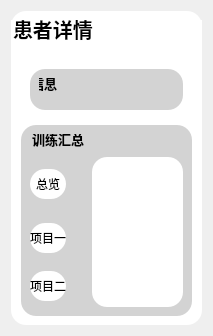
         <widget class="QWidget" name="settings">
          <layout class="QHBoxLayout" name="horizontalLayout_10">
           <item>
            <widget class="QWidget" name="widget_18" native="true">
             <property name="sizePolicy">
              <sizepolicy hsizetype="Preferred" vsizetype="Preferred">
               <horstretch>0</horstretch>
               <verstretch>0</verstretch>
              </sizepolicy>
             </property>
             <property name="minimumSize">
              <size>
               <width>0</width>
               <height>20</height>
              </size>
             </property>
             <property name="styleSheet">
              <string notr="true">QWidget{
	background-color: white;
	border-radius: 15px;
}</string>
             </property>
             <layout class="QVBoxLayout" name="verticalLayout_6">
              <property name="leftMargin">
               <number>0</number>
              </property>
              <property name="rightMargin">
               <number>0</number>
              </property>
              <item>
               <widget class="QLineEdit" name="lineEdit_8">
                <property name="font">
                 <font>
                  <family>Microsoft JhengHei UI</family>
                  <pointsize>15</pointsize>
                  <weight>75</weight>
                  <bold>true</bold>
                 </font>
                </property>
                <property name="text">
                 <string>患者详情</string>
                </property>
               </widget>
              </item>
              <item>
               <widget class="Line" name="line_3">
                <property name="minimumSize">
                 <size>
                  <width>0</width>
                  <height>2</height>
                 </size>
                </property>
                <property name="maximumSize">
                 <size>
                  <width>16777215</width>
                  <height>2</height>
                 </size>
                </property>
                <property name="styleSheet">
                 <string notr="true">Line{
	background-color: #008C8C
}</string>
                </property>
                <property name="orientation">
                 <enum>Qt::Horizontal</enum>
                </property>
               </widget>
              </item>
              <item>
               <widget class="QWidget" name="widget_19" native="true">
                <layout class="QHBoxLayout" name="horizontalLayout_9" stretch="1">
                 <item>
                  <widget class="QWidget" name="widget_27" native="true">
                   <property name="styleSheet">
                    <string notr="true">QWidget{
	background-color: #d3d3d3;
	border-radius: 15px;
	margin-left: 10px;
	margin-right: 10px;
}</string>
                   </property>
                   <layout class="QGridLayout" name="gridLayout_7" columnstretch="1,3">
                    <item row="0" column="0">
                     <widget class="QLineEdit" name="lineEdit_9">
                      <property name="font">
                       <font>
                        <family>Microsoft JhengHei UI</family>
                        <pointsize>10</pointsize>
                        <weight>75</weight>
                        <bold>true</bold>
                       </font>
                      </property>
                      <property name="text">
                       <string>患者信息</string>
                      </property>
                     </widget>
                    </item>
                    <item row="1" column="0">
                     <widget class="QWidget" name="patient_img" native="true">
                      <property name="styleSheet">
                       <string notr="true">#patient_img{
	background-color: white
}</string>
                      </property>
                     </widget>
                    </item>
                    <item row="1" column="1">
                     <widget class="QWidget" name="patient_info" native="true">
                      <property name="styleSheet">
                       <string notr="true">#patient_info{
	background-color: white
}</string>
                      </property>
                     </widget>
                    </item>
                   </layout>
                  </widget>
                 </item>
                </layout>
               </widget>
              </item>
              <item>
               <widget class="QWidget" name="widget_20" native="true">
                <property name="styleSheet">
                 <string notr="true">QWidget{
	background-color: #d3d3d3;
	border-radius: 15px;
	margin-left: 10px;
	margin-right: 10px;
}</string>
                </property>
                <layout class="QGridLayout" name="gridLayout_8" columnstretch="1,3">
                 <item row="0" column="0" colspan="2">
                  <widget class="QLineEdit" name="lineEdit_11">
                   <property name="font">
                    <font>
                     <family>Microsoft JhengHei UI</family>
                     <pointsize>10</pointsize>
                     <weight>75</weight>
                     <bold>true</bold>
                    </font>
                   </property>
                   <property name="text">
                    <string>训练汇总</string>
                   </property>
                  </widget>
                 </item>
                 <item row="1" column="0">
                  <widget class="QPushButton" name="overviewButton">
                   <property name="minimumSize">
                    <size>
                     <width>0</width>
                     <height>30</height>
                    </size>
                   </property>
                   <property name="styleSheet">
                    <string notr="true">#overviewButton{
	background-color: white;
	border-radius: 15px;
}</string>
                   </property>
                   <property name="text">
                    <string>总览</string>
                   </property>
                  </widget>
                 </item>
                 <item row="1" column="1" rowspan="3">
                  <widget class="QWidget" name="chart" native="true">
                   <property name="minimumSize">
                    <size>
                     <width>0</width>
                     <height>150</height>
                    </size>
                   </property>
                   <property name="styleSheet">
                    <string notr="true">#chart{
	background-color:white;
	border-radius: 15px;
	
}</string>
                   </property>
                  </widget>
                 </item>
                 <item row="2" column="0">
                  <widget class="QPushButton" name="gameOptionButton">
                   <property name="minimumSize">
                    <size>
                     <width>0</width>
                     <height>30</height>
                    </size>
                   </property>
                   <property name="styleSheet">
                    <string notr="true">#gameOptionButton{
	background-color: white;
	border-radius: 15px;
}</string>
                   </property>
                   <property name="text">
                    <string>项目一</string>
                   </property>
                  </widget>
                 </item>
                 <item row="3" column="0">
                  <widget class="QPushButton" name="gameOptionButton_2">
                   <property name="minimumSize">
                    <size>
                     <width>0</width>
                     <height>30</height>
                    </size>
                   </property>
                   <property name="styleSheet">
                    <string notr="true">#gameOptionButton_2{
	background-color: white;
	border-radius: 15px;
}</string>
                   </property>
                   <property name="text">
                    <string>项目二</string>
                   </property>
                  </widget>
                 </item>
                </layout>
               </widget>
              </item>
             </layout>
            </widget>
           </item>
          </layout>
         </widget>
